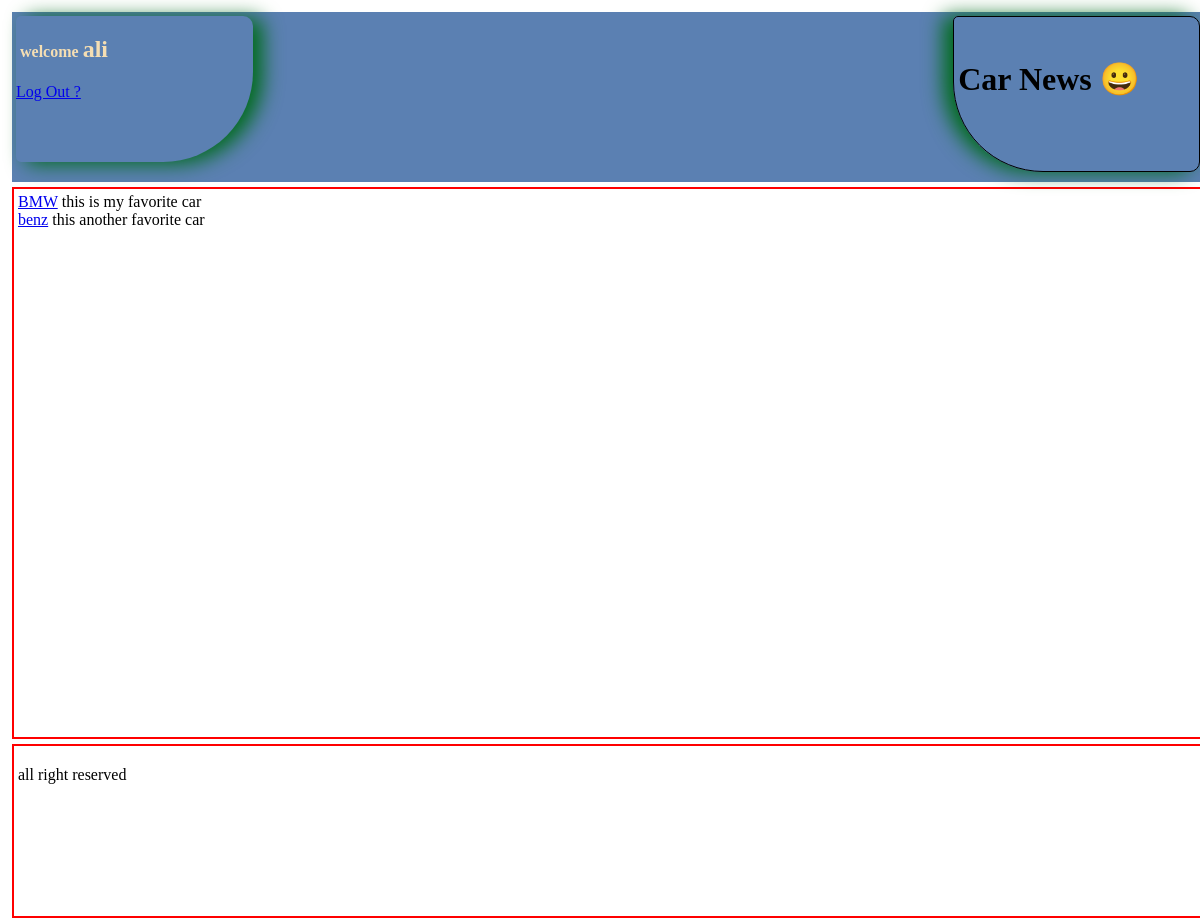
/2/ (signed in), run on the app's committed database.
### pages/models.py (models this page shows)
class CarClassSUb(models.Model):
    car_sub = models.ForeignKey(CarClass, max_length=100, related_name='car', on_delete=models.CASCADE, verbose_name='sub')
    title = models.CharField(max_length=200,blank=True)
    description = models.TextField(verbose_name='description')

### pages/views.py (the view)
# urls.py: path('<int:pk>/', car_class_sub,name='show_by_class'),
def car_class_sub(request, pk):
    car_class = get_object_or_404(CarClass,pk=pk)
    car_sub = car_class.car.all()
    return render(request, 'pages/car_show_by_class.html', {'car_sub': car_sub})

### pages/templates/pages/car_show_by_class.html
{% extends '_base.html' %}
{% block content %}
    {% for item in car_sub %}
        <a href="{{ item.id }}"> {{ item.title }}</a>
        <a> {{ item.description }}</a>
        <br>
    {% endfor %}
{% endblock %}

### templates/_base.html (shortened to what this page needs)
{% load static %}
<!doctype html>
<html lang="en">
<head>
    <link rel="stylesheet" href="{% static 'css/_base.css' %}">
</head>
<body>
<div class="holder">
    <div id="header">
        <div class="user_info">
            {% if user.is_authenticated %}
                <h4> welcome </h4>
                <h2>   {{ user.username }}</h2>
                <a href="{% url 'account_logout' %}"> Log Out ?</a>
            {% else %}
                <a href="{% url 'account_login' %}"> Login ?</a>
            {% endif %}
        </div>
        <div class="site_info">
            <h1> Car News 😀 </h1>
        </div>
    </div>
    <div id="content">
        {% block content %}
        {% endblock content %}
    </div>
    <div id="footer">
        <p> all right reserved </p>
    </div>
</div>
</body>
</html>

### static/css/_base.css (style rules this page uses)
.holder { height: 900px; width: 100%; padding: 4px; }
#header { padding: 4px; height: 18%; width: 100%; background: #5b80b2; }
#content { height: 60%; width: 100%; border: 2px solid red; padding: 4px; margin: 5px 0px; }
#footer { height: 18%; width: 100%; border: 2px solid red; padding: 4px; }
.user_info { width: 20%; height: 90%; float: left; border-radius: 5px 10px 90px 5px; box-shadow: 10px 2px 20px #006b1b; color: wheat; margin: auto; }
.user_info > h2, h4 { display: inline-block; }
.user_info > a { display: block; }
.site_info { width: 20%; height: 90%; border: 1px solid black; float: right; padding: 4px; border-radius: 5px 10px 10px 90px; box-shadow: -10px 0px 20px #006b1b; margin: auto; }

### data on the page
CarClassSUb: title "BMW", description "this is my favorite car"
CarClassSUb: title "benz", description "this another favorite car"

### other printed values
{{ user.username }} "ali"
